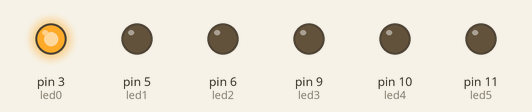
The sketch below on a simulated Arduino Uno, built with avr-gcc and run on an emulated ATmega328P. Parts: output pins drawn as LEDs (lit = HIGH).

Above: at 0.05 s.
At 0.45 s:
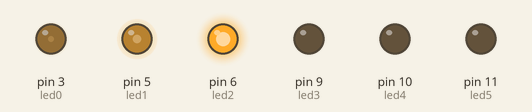
At 0.75 s:
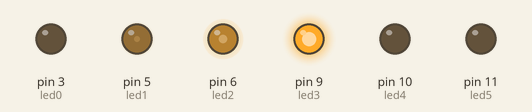
At 1.5 s:
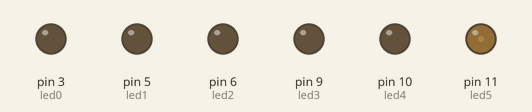
At 2.25 s:
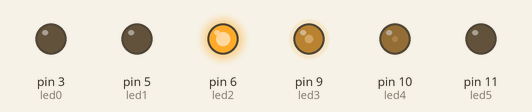
At 3.0 s:
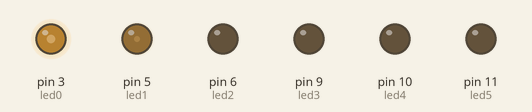
Timing chart, 0 to 7.4 s (numbered marks = the images above):
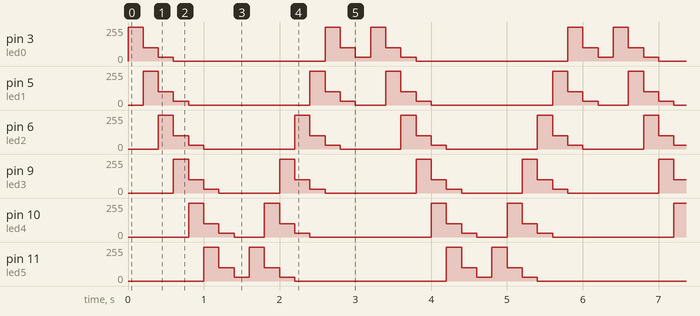

Measured:
- by itself, pin 3 (led0): repeats every 3.2 s: 100/255 0.20 s, 30/255 0.20 s, 0/255 2.0 s, 255/255 0.20 s, 100/255 0.20 s, 30/255 0.20 s, 255/255 0.20 s
- by itself, pin 11 (led5): repeats every 3.2 s: 100/255 0.20 s, 30/255 0.20 s, 255/255 0.20 s, 100/255 0.20 s, 30/255 0.20 s, 0/255 2.0 s, 255/255 0.20 s

The sketch:

Fade_LEDs_de_mas_a_menos.ino
```cpp
/**********************************************************************************
**                                                                               **
**                                 Fade LEDs                                     **
**                              Mohamed Oughssay                                 **
**********************************************************************************/
//********** Includes *************************************************************
//********** Variables ************************************************************
const byte led0 = 3;          // donar nom al pin 3 de l’Arduino
const byte led1 = 5;          // donar nom al pin 5 de l’Arduino
const byte led2 = 6;          // donar nom al pin 6 de l’Arduino
const byte led3 = 9;          // donar nom al pin 9 de l’Arduino
const byte led4 = 10;         // donar nom al pin 10 de l’Arduino
const byte led5 = 11;         // donar nom al pin 11 de l’Arduino
unsigned long velocitat = 200;         // velocitat de l'acció en ms

//********** Setup ****************************************************************
void setup()
{
  pinMode(led0, OUTPUT);     // definir el pin 3 com una sortida
  pinMode(led1, OUTPUT);     // definir el pin 5 com una sortida
  pinMode(led2, OUTPUT);     // definir el pin 6 com una sortida
  pinMode(led3, OUTPUT);     // definir el pin 9 com una sortida
  pinMode(led4, OUTPUT);     // definir el pin 10 com una sortida
  pinMode(led5, OUTPUT);     // definir el pin 11 com una sortida
}

//********** Loop *****************************************************************
void loop()
{
  analogWrite(led0, 255);     // posar PWM del pin 3 a 0
  analogWrite(led1, 0);     // posar PWM del pin 5 a 0
  analogWrite(led2, 0);     // posar PWM del pin 6 a 0
  analogWrite(led3, 0);     // posar PWM del pin 9 a 0
  analogWrite(led4, 0);     // posar PWM del pin 10 a 0
  analogWrite(led5, 0);     // posar PWM del pin 11 a 0

  delay(velocitat);          // es queden leds velocitat ms en aquest estat
    analogWrite(led0, 100);     // posar PWM del pin 3 a 0
  analogWrite(led1, 255);     // posar PWM del pin 5 a 0
  analogWrite(led2, 0);     // posar PWM del pin 6 a 0
  analogWrite(led3, 0);     // posar PWM del pin 9 a 0
  analogWrite(led4, 0);     // posar PWM del pin 10 a 0
  analogWrite(led5, 0);     // posar PWM del pin 11 a 0

  delay(velocitat);          // es queden leds velocitat ms en aquest estat
    analogWrite(led0, 30);     // posar PWM del pin 3 a 0
  analogWrite(led1, 100);     // posar PWM del pin 5 a 0
  analogWrite(led2, 255);     // posar PWM del pin 6 a 0
  analogWrite(led3, 0);     // posar PWM del pin 9 a 0
  analogWrite(led4, 0);     // posar PWM del pin 10 a 0
  analogWrite(led5, 0);     // posar PWM del pin 11 a 0

  delay(velocitat);          // es queden leds velocitat ms en aquest estat
    analogWrite(led0, 0);     // posar PWM del pin 3 a 0
  analogWrite(led1, 30);     // posar PWM del pin 5 a 0
  analogWrite(led2, 100);     // posar PWM del pin 6 a 0
  analogWrite(led3, 255);     // posar PWM del pin 9 a 0
  analogWrite(led4, 0);     // posar PWM del pin 10 a 0
  analogWrite(led5, 0);     // posar PWM del pin 11 a 0

  delay(velocitat);          // es queden leds velocitat ms en aquest estat
    analogWrite(led0, 0);     // posar PWM del pin 3 a 0
  analogWrite(led1, 0);     // posar PWM del pin 5 a 0
  analogWrite(led2, 30);     // posar PWM del pin 6 a 0
  analogWrite(led3, 100);     // posar PWM del pin 9 a 0
  analogWrite(led4, 255);     // posar PWM del pin 10 a 0
  analogWrite(led5, 0);     // posar PWM del pin 11 a 0

  delay(velocitat);          // es queden leds velocitat ms en aquest estat
    analogWrite(led0, 0);     // posar PWM del pin 3 a 0
  analogWrite(led1, 0);     // posar PWM del pin 5 a 0
  analogWrite(led2, 0);     // posar PWM del pin 6 a 0
  analogWrite(led3, 30);     // posar PWM del pin 9 a 0
  analogWrite(led4, 100);     // posar PWM del pin 10 a 0
  analogWrite(led5, 255);     // posar PWM del pin 11 a 0

  delay(velocitat);          // es queden leds velocitat ms en aquest estat
    analogWrite(led0, 0);     // posar PWM del pin 3 a 0
  analogWrite(led1, 0);     // posar PWM del pin 5 a 0
  analogWrite(led2, 0);     // posar PWM del pin 6 a 0
  analogWrite(led3, 0);     // posar PWM del pin 9 a 0
  analogWrite(led4, 30);     // posar PWM del pin 10 a 0
  analogWrite(led5, 100);     // posar PWM del pin 11 a 0

  delay(velocitat);          // es queden leds velocitat ms en aquest estat
    analogWrite(led0, 0);     // posar PWM del pin 3 a 0
  analogWrite(led1, 0);     // posar PWM del pin 5 a 0
  analogWrite(led2, 0);     // posar PWM del pin 6 a 0
  analogWrite(led3, 0);     // posar PWM del pin 9 a 0
  analogWrite(led4, 0);     // posar PWM del pin 10 a 0
  analogWrite(led5, 30);     // posar PWM del pin 11 a 0

  delay(velocitat);          // es queden leds velocitat ms en aquest estat
    analogWrite(led0, 0);     // posar PWM del pin 3 a 0
  analogWrite(led1, 0);     // posar PWM del pin 5 a 0
  analogWrite(led2, 0);     // posar PWM del pin 6 a 0
  analogWrite(led3, 0);     // posar PWM del pin 9 a 0
  analogWrite(led4, 0);     // posar PWM del pin 10 a 0
  analogWrite(led5, 255);     // posar PWM del pin 11 a 0

  delay(velocitat);          // es queden leds velocitat ms en aquest estat
    analogWrite(led0, 0);     // posar PWM del pin 3 a 0
  analogWrite(led1, 0);     // posar PWM del pin 5 a 0
  analogWrite(led2, 0);     // posar PWM del pin 6 a 0
  analogWrite(led3, 0);     // posar PWM del pin 9 a 0
  analogWrite(led4, 255);     // posar PWM del pin 10 a 0
  analogWrite(led5, 100);     // posar PWM del pin 11 a 0

  delay(velocitat);          // es queden leds velocitat ms en aquest estat
    analogWrite(led0, 0);     // posar PWM del pin 3 a 0
  analogWrite(led1, 0);     // posar PWM del pin 5 a 0
  analogWrite(led2, 0);     // posar PWM del pin 6 a 0
  analogWrite(led3, 255);     // posar PWM del pin 9 a 0
  analogWrite(led4, 100);     // posar PWM del pin 10 a 0
  analogWrite(led5, 30);     // posar PWM del pin 11 a 0

  delay(velocitat);          // es queden leds velocitat ms en aquest estat
    analogWrite(led0, 0);     // posar PWM del pin 3 a 0
  analogWrite(led1, 0);     // posar PWM del pin 5 a 0
  analogWrite(led2, 255);     // posar PWM del pin 6 a 0
  analogWrite(led3, 100);     // posar PWM del pin 9 a 0
  analogWrite(led4, 30);     // posar PWM del pin 10 a 0
  analogWrite(led5, 0);     // posar PWM del pin 11 a 0

  delay(velocitat);          // es queden leds velocitat ms en aquest estat
    analogWrite(led0, 0);     // posar PWM del pin 3 a 0
  analogWrite(led1, 255);     // posar PWM del pin 5 a 0
  analogWrite(led2, 100);     // posar PWM del pin 6 a 0
  analogWrite(led3, 30);     // posar PWM del pin 9 a 0
  analogWrite(led4, 0);     // posar PWM del pin 10 a 0
  analogWrite(led5, 0);     // posar PWM del pin 11 a 0

  delay(velocitat);          // es queden leds velocitat ms en aquest estat
    analogWrite(led0, 255);     // posar PWM del pin 3 a 0
  analogWrite(led1, 100);     // posar PWM del pin 5 a 0
  analogWrite(led2, 30);     // posar PWM del pin 6 a 0
  analogWrite(led3, 0);     // posar PWM del pin 9 a 0
  analogWrite(led4, 0);     // posar PWM del pin 10 a 0
  analogWrite(led5, 0);     // posar PWM del pin 11 a 0

  delay(velocitat);          // es queden leds velocitat ms en aquest estat
    analogWrite(led0, 100);     // posar PWM del pin 3 a 0
  analogWrite(led1, 30);     // posar PWM del pin 5 a 0
  analogWrite(led2, 0);     // posar PWM del pin 6 a 0
  analogWrite(led3, 0);     // posar PWM del pin 9 a 0
  analogWrite(led4, 0);     // posar PWM del pin 10 a 0
  analogWrite(led5, 0);     // posar PWM del pin 11 a 0

  delay(velocitat);          // es queden leds velocitat ms en aquest estat
    analogWrite(led0, 30);     // posar PWM del pin 3 a 0
  analogWrite(led1, 0);     // posar PWM del pin 5 a 0
  analogWrite(led2, 0);     // posar PWM del pin 6 a 0
  analogWrite(led3, 0);     // posar PWM del pin 9 a 0
  analogWrite(led4, 0);     // posar PWM del pin 10 a 0
  analogWrite(led5, 0);     // posar PWM del pin 11 a 0

  delay(velocitat);          // es queden leds velocitat ms en aquest estat
}

//********** Funcions *************************************************************
```
